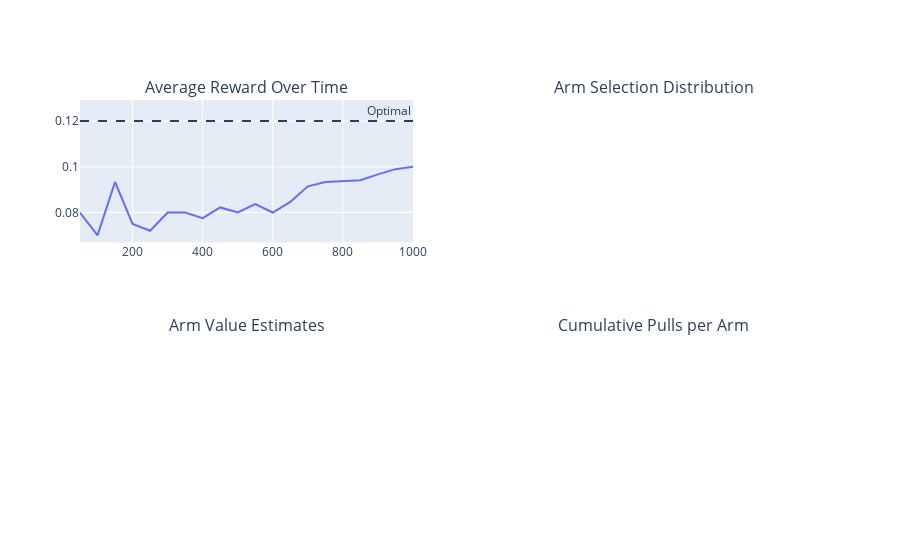

The code cell stored with this chart in its notebook:
### Code cell
fig.add_trace(
    go.Scatter(x=df['iteration'], y=df['average_reward'], name='Avg Reward'),
    row=1, col=1
)
fig.add_hline(y=max(TRUE_CONVERSION_RATES), line_dash="dash", 
              annotation_text="Optimal", row=1, col=1)

### Figure 1 — Plotly figure (JSON) as saved in the notebook; plotly's stock layout.template omitted (floating-point values rounded to 4 significant figures)
{"data": [{"name": "Avg Reward", "type": "scatter", "x": [50, 100, 150, 200, 250, 300, 350, 400, 450, 500, 550, 600, 650, 700, 750, 800, 850, 900, 950, 1000], "xaxis": "x", "y": [0.08, 0.07, 0.09333, 0.075, 0.072, 0.08, 0.08, 0.0775, 0.08222, 0.08, 0.08364, 0.08, 0.08462, 0.09143, 0.09333, 0.09375, 0.09412, 0.09667, 0.09895, 0.1], "yaxis": "y"}], "layout": {"annotations": [{"font": {"size": 16}, "showarrow": false, "text": "Average Reward Over Time", "x": 0.225, "xanchor": "center", "xref": "paper", "y": 1, "yanchor": "bottom", "yref": "paper"}, {"font": {"size": 16}, "showarrow": false, "text": "Arm Selection Distribution", "x": 0.775, "xanchor": "center", "xref": "paper", "y": 1, "yanchor": "bottom", "yref": "paper"}, {"font": {"size": 16}, "showarrow": false, "text": "Arm Value Estimates", "x": 0.225, "xanchor": "center", "xref": "paper", "y": 0.375, "yanchor": "bottom", "yref": "paper"}, {"font": {"size": 16}, "showarrow": false, "text": "Cumulative Pulls per Arm", "x": 0.775, "xanchor": "center", "xref": "paper", "y": 0.375, "yanchor": "bottom", "yref": "paper"}, {"showarrow": false, "text": "Optimal", "x": 1, "xanchor": "right", "xref": "x domain", "y": 0.12, "yanchor": "bottom", "yref": "y"}], "shapes": [{"line": {"dash": "dash"}, "type": "line", "x0": 0, "x1": 1, "xref": "x domain", "y0": 0.12, "y1": 0.12, "yref": "y"}], "xaxis": {"anchor": "y", "domain": [0, 0.45]}, "xaxis2": {"anchor": "y2", "domain": [0.55, 1]}, "xaxis3": {"anchor": "y3", "domain": [0, 0.45]}, "xaxis4": {"anchor": "y4", "domain": [0.55, 1]}, "yaxis": {"anchor": "x", "domain": [0.625, 1]}, "yaxis2": {"anchor": "x2", "domain": [0.625, 1]}, "yaxis3": {"anchor": "x3", "domain": [0, 0.375]}, "yaxis4": {"anchor": "x4", "domain": [0, 0.375]}}}
